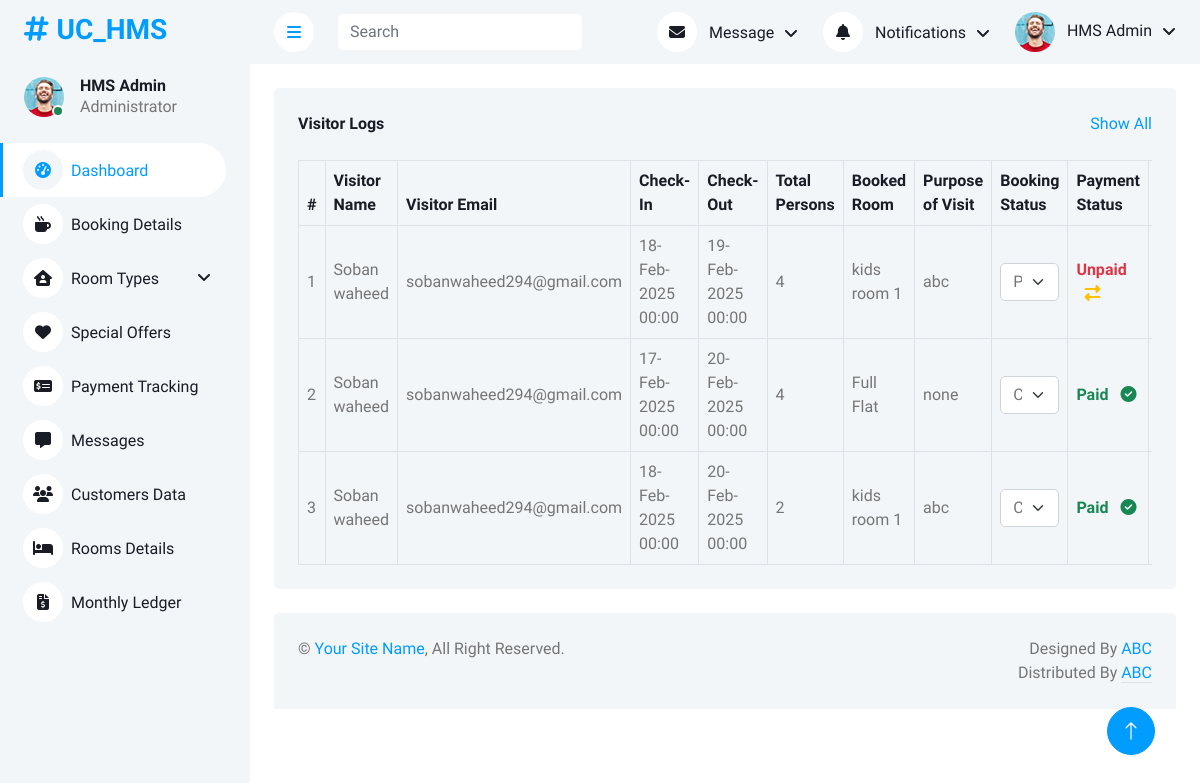
The app's page /HMS/admin/visitors_logs.php (signed in) with its own data.
### tables this page shows
CREATE TABLE `visitor_logs` (
  `visitor_logs_id` int(11) NOT NULL,
  `visitor_name` varchar(100) NOT NULL,
  `contact_number` varchar(15) DEFAULT NULL,
  `visitor_email` varchar(255) NOT NULL,
  `check_in` datetime NOT NULL,
  `check_out` datetime DEFAULT NULL,
  `total_persons` int(11) NOT NULL DEFAULT 1,
  `purpose_of_visit` text DEFAULT NULL,
  `created_at` timestamp NOT NULL DEFAULT current_timestamp(),
  `room_category_id` int(11) NOT NULL,
  `status` enum('Pending','Confirmed','Checked-Out','Cancelled') NOT NULL DEFAULT 'Pending',
  `room_adjusted` tinyint(1) DEFAULT 0,
  `payment_status` enum('Paid','Unpaid') DEFAULT 'Unpaid',
  `customer_id` int(11) NOT NULL
);

CREATE TABLE `room_categories` (
  `room_category_id` int(11) NOT NULL,
  `category_name` varchar(100) NOT NULL,
  `category_image` varchar(255) NOT NULL,
  `price` decimal(10,2) NOT NULL,
  `created_at` timestamp NOT NULL DEFAULT current_timestamp(),
  `category_description` text DEFAULT NULL,
  `rooms_count` int(11) NOT NULL DEFAULT 0
);

### HMS/admin/visitors_logs.php (the view, shortened to what this page needs)
<?php include("admin_header.php"); ?>
<div class="container-xxl position-relative bg-white d-flex p-0">
    <?php include("admin_sidebar.php"); ?>
    <div class="content">
        <?php include("admin_navigation.php"); ?>
        <div class="container-fluid pt-4 px-4">
            <div class="bg-light text-center rounded p-4">
                <div class="d-flex align-items-center justify-content-between mb-4">
                    <h6 class="mb-0">Visitor Logs</h6>
                    <a href="">Show All</a>
                </div>
                <div class="table-responsive">
                    <table class="table text-start align-middle table-bordered table-hover mb-0">
                        <thead>
                            <tr class="text-dark">
                                <th scope="col">#</th>
                                <th scope="col">Visitor Name</th>
                                <th scope="col">Visitor Email</th>
                                <th scope="col">Check-In</th>
                                <th scope="col">Check-Out</th>
                                <th scope="col">Total Persons</th>
                                <th scope="col">Booked Room</th>
                                <th scope="col">Purpose of Visit</th>
                                <th scope="col">Booking Status</th>
                                <th scope="col">Payment Status</th>
                                <th scope="col">Action</th>
                            </tr>
                        </thead>
                        <tbody>
                            <?php
                            $sql = "SELECT v.*, r.category_name
                                    FROM visitor_logs v
                                    JOIN room_categories r ON v.room_category_id = r.room_category_id
                                    ORDER BY v.created_at DESC";
                            $result = $conn->query($sql);
                            if ($result->num_rows > 0) {
                                $count = 1;
                                while ($row = $result->fetch_assoc()) {
                                    echo "<tr>";
                                    echo "<td>" . $count++ . "</td>";
                                    echo "<td>" . htmlspecialchars($row['visitor_name']) . "</td>";
                                    echo "<td>" . htmlspecialchars($row['visitor_email']) . "</td>";
                                    echo "<td>" . htmlspecialchars(date('d-M-Y H:i', strtotime($row['check_in']))) . "</td>";
                                    echo "<td>" . ($row['check_out'] ? htmlspecialchars(date('d-M-Y H:i', strtotime($row['check_out']))) : "N/A") . "</td>";
                                    echo "<td>" . htmlspecialchars($row['total_persons']) . "</td>";
                                    echo "<td>" . htmlspecialchars($row['category_name']) . "</td>";
                                    echo "<td>" . htmlspecialchars($row['purpose_of_visit']) . "</td>";
                                    echo "<td>
                                    <select class='form-select status-change' data-id='" . $row['visitor_logs_id'] . "' " .
                                    (($row['status'] == 'Checked-Out' || $row['status'] == 'Cancelled') ? 'disabled' : '') . ">
                                        <option value='Pending' " . ($row['status'] == 'Pending' ? 'selected' : '') . ">Pending</option>
                                        <option value='Confirmed' " . ($row['status'] == 'Confirmed' ? 'selected' : '') . ">Confirmed</option>
                                        <option value='Checked-Out' " . ($row['status'] == 'Checked-Out' ? 'selected' : '') . ">Checked-Out</option>
                                        <option value='Cancelled' " . ($row['status'] == 'Cancelled' ? 'selected' : '') . ">Cancelled</option>
                                    </select>
                                  </td>";
                                  echo "<td>";
                                if ($row['payment_status'] == 'Paid') {
                                    echo "<span class='text-success fw-bold'>Paid</span>
                                          <i class='fas fa-check-circle text-success ms-2'></i>";
                                } else {
                                    echo "<span class='text-danger fw-bold'>Unpaid</span>
                                          <i class='fas fa-exchange-alt text-warning ms-2 change-payment-status'
                                             data-id='" . $row['visitor_logs_id'] . "'
                                             data-email='" . $row['visitor_email'] . "'
                                             style='cursor:pointer;'></i>";
                                }
                                echo "</td>";
                                    echo "<td><a href='#' class='btn btn-danger btn-sm delete-btn' data-id='" . $row['visitor_logs_id'] . "'>Delete</a></td>";
                                    echo "</tr>";
                                }
                            } else {
                                echo "<tr><td colspan='9' class='text-center'>No records found</td></tr>";
                            }
                            ?>
                        </tbody>
                    </table>
                </div>
            </div>
        </div>
        <?php include("admin_footer.php"); ?>

### HMS/admin/css/style.css (style rules this page uses)
:root { --primary: #009CFF; --light: #F3F6F9; --dark: #191C24; }
.content { margin-left: 250px; min-height: 100vh; background: #FFFFFF; transition: 0.5s; }
@media (min-width: 992px) { .content { width: calc(100% - 250px); } }

### records on screen
visitor_logs: visitor_name "Soban waheed", visitor_email "sobanwaheed294@gmail.com", check_in "18-Feb-2025 00:00", check_out "19-Feb-2025 00:00", total_persons "4", room_category.category_name "kids room 1", purpose_of_visit "abc", status+visitor_logs_id "Pending"
visitor_logs: visitor_name "Soban waheed", visitor_email "sobanwaheed294@gmail.com", check_in "17-Feb-2025 00:00", check_out "20-Feb-2025 00:00", total_persons "4", room_category.category_name "Full Flat", purpose_of_visit "none", status+visitor_logs_id "Confirmed", payment_status "Paid"
visitor_logs: visitor_name "Soban waheed", visitor_email "sobanwaheed294@gmail.com", check_in "18-Feb-2025 00:00", check_out "20-Feb-2025 00:00", total_persons "2", room_category.category_name "kids room 1", purpose_of_visit "abc", status+visitor_logs_id "Confirmed", payment_status "Paid"
